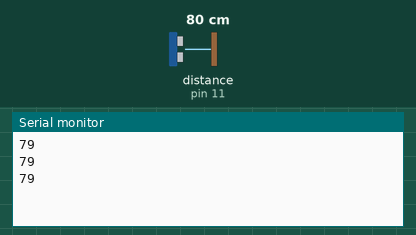
The sketch below on a simulated Arduino Uno, built with avr-gcc and run on an emulated ATmega328P. Parts: the last lines printed to the serial monitor. The test bench sets the inputs (shaded band); at power-on: distance to the obstacle (sensor on pin 11) 80 cm. The echo pulse lasts 58.3 µs per cm.

Above: at 1.3 s.
1.4 s: distance to the obstacle (sensor on pin 11) set to 2 cm
At 1.9 s:
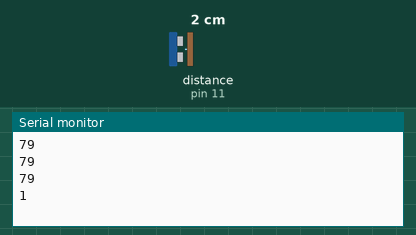
2.9 s: distance to the obstacle (sensor on pin 11) set to 4 cm
At 3.4 s:
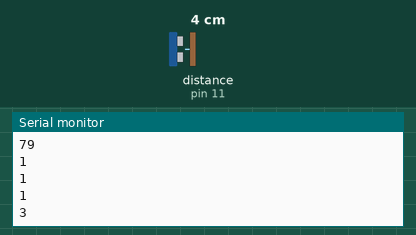
Timing chart, 0 to 5.9 s (numbered marks = the images above; inputs shaded):
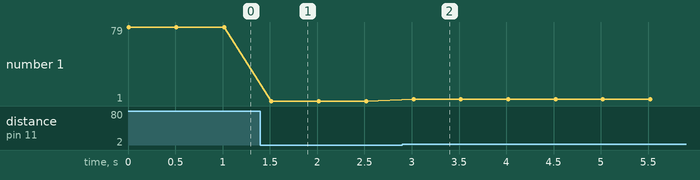

The sketch:

sketch_sep11a.ino
```cpp
#define TRG 10
#define ECH 11
#define HIGHTIME 10
void setup() {
  // put your setup code here, to run once:
Serial.begin(9600);
pinMode(TRG,HIGH);
pinMode(ECH,INPUT);
}

void loop() {
  // put your main code here, to run repeatedly:
int diff;
//float dis;
int dis;
int i;
digitalWrite(TRG,HIGH);
delayMicroseconds(HIGHTIME);
digitalWrite(TRG,LOW);
diff = pulseIn(ECH,HIGH);
//dis = (float)diff * 0.01715;
dis = (int)diff * 0.01715;
Serial.println(dis);
//Serial.println("cm");
//for(i=0; i<dis; i++){
//Serial.print("o");
//}
//Serial.println("");
delay(500);
}
```

Measured:
- after the input at 1.4 s, the serial monitor: prints a new line after 0.12 s (image 1)
- after the input at 2.9 s, the serial monitor: prints a new line after 0.12 s (image 2)
- plotted number 1: 79 → 1 after the input at 1.4 s, 1 → 3 after the input at 2.9 s
